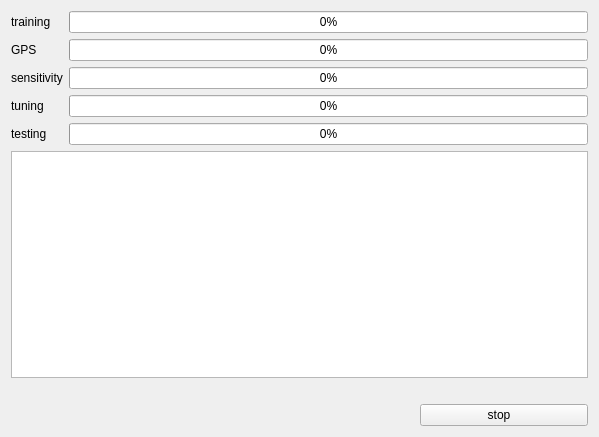
<?xml version="1.0" encoding="UTF-8"?>
<ui version="4.0">
 <class>Dialog</class>
 <widget class="QDialog" name="Dialog">
  <property name="geometry">
   <rect>
    <x>0</x>
    <y>0</y>
    <width>599</width>
    <height>437</height>
   </rect>
  </property>
  <property name="windowTitle">
   <string>running</string>
  </property>
  <layout class="QGridLayout" name="gridLayout_2">
   <item row="0" column="0">
    <layout class="QGridLayout" name="gridLayout">
     <item row="0" column="0">
      <widget class="QLabel" name="label">
       <property name="text">
        <string>training</string>
       </property>
      </widget>
     </item>
     <item row="0" column="2">
      <widget class="QProgressBar" name="bar_train">
       <property name="enabled">
        <bool>true</bool>
       </property>
       <property name="value">
        <number>0</number>
       </property>
      </widget>
     </item>
     <item row="1" column="0">
      <widget class="QLabel" name="label_GPS">
       <property name="text">
        <string>GPS    </string>
       </property>
      </widget>
     </item>
     <item row="1" column="2">
      <widget class="QProgressBar" name="bar_GPS">
       <property name="value">
        <number>0</number>
       </property>
      </widget>
     </item>
     <item row="2" column="0">
      <widget class="QLabel" name="label_sensitivity">
       <property name="text">
        <string>sensitivity</string>
       </property>
      </widget>
     </item>
     <item row="2" column="2">
      <widget class="QProgressBar" name="bar_sensitivity">
       <property name="value">
        <number>0</number>
       </property>
      </widget>
     </item>
     <item row="3" column="0">
      <widget class="QLabel" name="label_tuning">
       <property name="text">
        <string>tuning</string>
       </property>
      </widget>
     </item>
     <item row="3" column="2">
      <widget class="QProgressBar" name="bar_tuning">
       <property name="value">
        <number>0</number>
       </property>
      </widget>
     </item>
     <item row="4" column="0">
      <widget class="QLabel" name="label_test">
       <property name="text">
        <string>testing</string>
       </property>
      </widget>
     </item>
     <item row="4" column="2">
      <widget class="QProgressBar" name="bar_test">
       <property name="value">
        <number>0</number>
       </property>
      </widget>
     </item>
    </layout>
   </item>
   <item row="1" column="0">
    <layout class="QVBoxLayout" name="verticalLayout">
     <item>
      <widget class="QTextEdit" name="txt_info">
       <property name="enabled">
        <bool>true</bool>
       </property>
       <property name="lineWrapMode">
        <enum>QTextEdit::NoWrap</enum>
       </property>
       <property name="readOnly">
        <bool>true</bool>
       </property>
      </widget>
     </item>
    </layout>
   </item>
   <item row="2" column="0">
      <widget class="QLabel" name="lbl_status">
       <property name="visible">
         <bool>false</bool>
       </property> 
      </widget>
   </item>
   <item row="3" column="0">
     <layout class="QHBoxLayout" name="horizontalLayout_3">

  <!--  <item>
      <widget class="QPushButton" name="btn_verbose">
       <property name="text">
        <string>verbose</string>
       </property>
       <property name="autoDefault">
        <bool>false</bool>
       </property>
      </widget>
     </item> -->
     <item>
      <spacer name="horizontalSpacer">
       <property name="orientation">
        <enum>Qt::Horizontal</enum>
       </property>
       <property name="sizeHint" stdset="0">
        <size>
         <width>40</width>
         <height>20</height>
        </size>
       </property>
      </spacer>
     </item>
     <item>
      <widget class="QPushButton" name="btn_stop">
       <property name="text">
        <string>                   stop                      </string>
       </property>
       <property name="autoDefault">
        <bool>false</bool>
       </property>
      </widget>
     </item>
    </layout>
   </item>
  </layout>
 </widget>
 <resources/>
 <connections/>
</ui>
